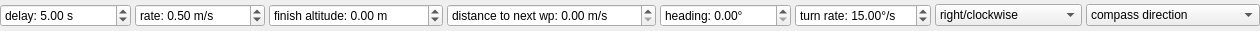
<?xml version="1.0" encoding="UTF-8"?>
<ui version="4.0">
 <class>QGCMissionConditionWidget</class>
 <widget class="QWidget" name="QGCMissionConditionWidget">
  <property name="geometry">
   <rect>
    <x>0</x>
    <y>0</y>
    <width>1260</width>
    <height>31</height>
   </rect>
  </property>
  <property name="windowTitle">
   <string>Form</string>
  </property>
  <layout class="QHBoxLayout" name="horizontalLayout">
   <property name="spacing">
    <number>4</number>
   </property>
   <property name="margin">
    <number>0</number>
   </property>
   <item>
    <widget class="QDoubleSpinBox" name="conditionDelayTimeSpinBox">
     <property name="prefix">
      <string>delay: </string>
     </property>
     <property name="suffix">
      <string> s</string>
     </property>
     <property name="maximum">
      <double>50000.000000000000000</double>
     </property>
     <property name="value">
      <double>5.000000000000000</double>
     </property>
    </widget>
   </item>
   <item>
    <widget class="QDoubleSpinBox" name="conditionChangeAltRateSpinBox">
     <property name="prefix">
      <string>rate: </string>
     </property>
     <property name="suffix">
      <string> m/s</string>
     </property>
     <property name="maximum">
      <double>200.000000000000000</double>
     </property>
     <property name="value">
      <double>0.500000000000000</double>
     </property>
    </widget>
   </item>
   <item>
    <widget class="QDoubleSpinBox" name="conditionChangeAltFinishAltitudeSpinBox">
     <property name="prefix">
      <string>finish altitude: </string>
     </property>
     <property name="suffix">
      <string> m</string>
     </property>
     <property name="minimum">
      <double>-100.000000000000000</double>
     </property>
     <property name="maximum">
      <double>1000000.000000000000000</double>
     </property>
    </widget>
   </item>
   <item>
    <widget class="QDoubleSpinBox" name="conditionDistanceSpinBox">
     <property name="prefix">
      <string>distance to next wp: </string>
     </property>
     <property name="suffix">
      <string> m/s</string>
     </property>
     <property name="maximum">
      <double>50000.000000000000000</double>
     </property>
    </widget>
   </item>
   <item>
    <widget class="QDoubleSpinBox" name="conditionYawAngleSpinBox">
     <property name="prefix">
      <string>heading: </string>
     </property>
     <property name="suffix">
      <string>°</string>
     </property>
    </widget>
   </item>
   <item>
    <widget class="QDoubleSpinBox" name="conditionYawRateSpinBox">
     <property name="prefix">
      <string>turn rate: </string>
     </property>
     <property name="suffix">
      <string>°/s</string>
     </property>
     <property name="maximum">
      <double>1000.000000000000000</double>
     </property>
     <property name="value">
      <double>15.000000000000000</double>
     </property>
    </widget>
   </item>
   <item>
    <widget class="QComboBox" name="conditionYawDirectionComboBox">
     <property name="currentIndex">
      <number>1</number>
     </property>
     <item>
      <property name="text">
       <string>left/counter-clockwise</string>
      </property>
     </item>
     <item>
      <property name="text">
       <string>right/clockwise</string>
      </property>
     </item>
    </widget>
   </item>
   <item>
    <widget class="QComboBox" name="conditionYawOffsetComboBox">
     <item>
      <property name="text">
       <string>compass direction</string>
      </property>
     </item>
     <item>
      <property name="text">
       <string>offset from current heading</string>
      </property>
     </item>
    </widget>
   </item>
  </layout>
 </widget>
 <resources/>
 <connections/>
</ui>
